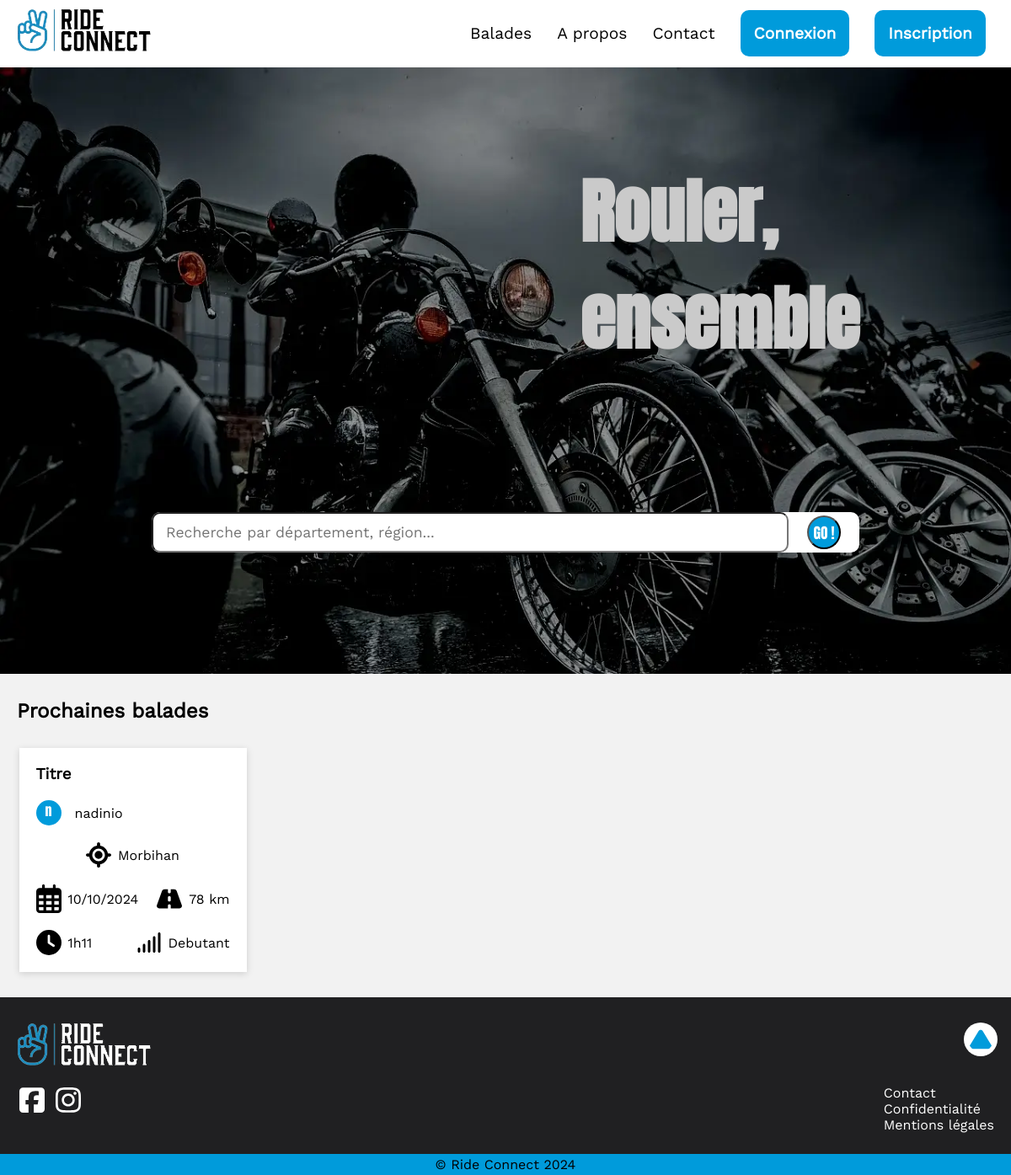
Before: / with the older database file.
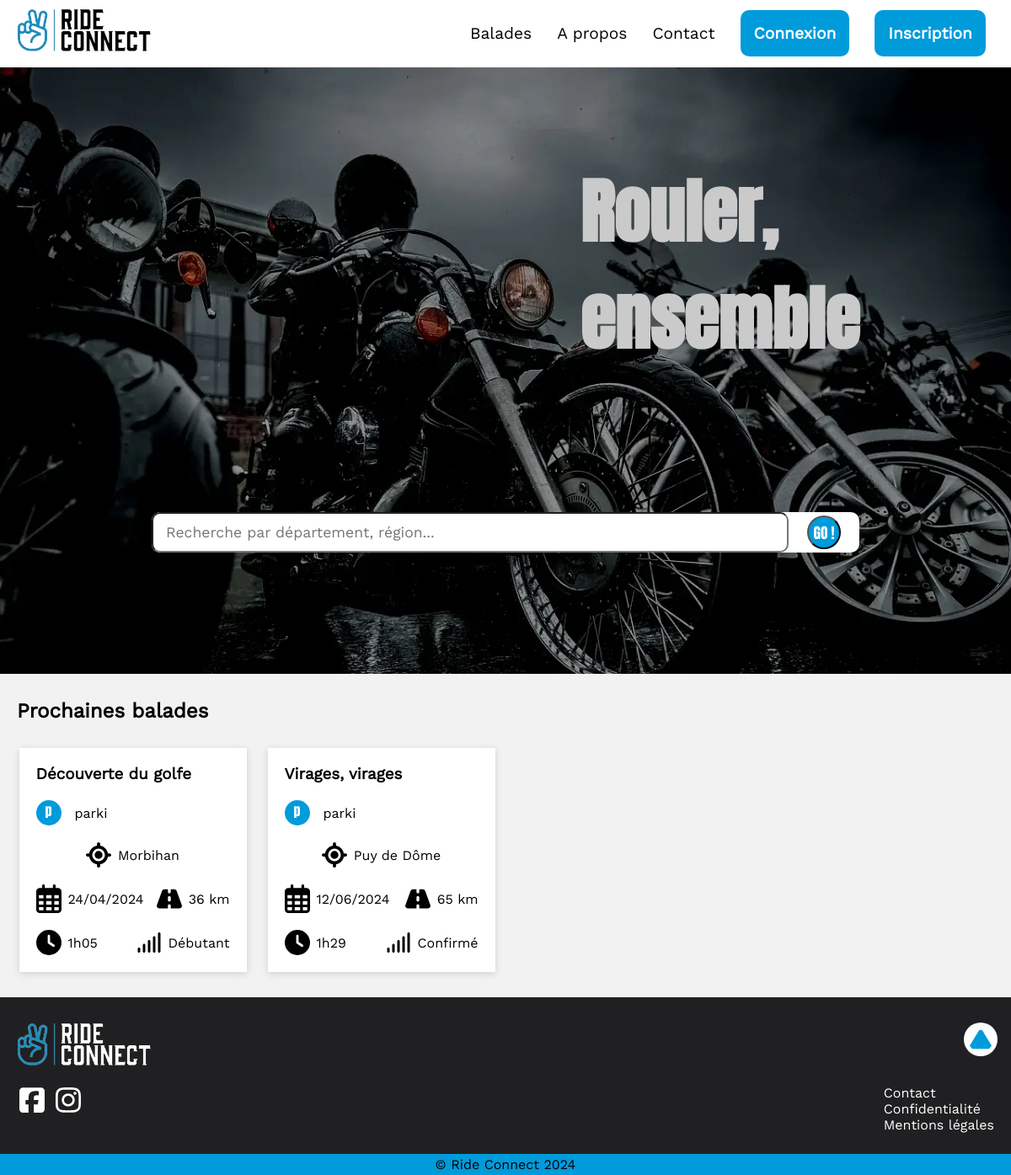
After: the same page with the newer database file.
### tables this page shows
CREATE TABLE `balade` (
  `idBalade` int(11) NOT NULL,
  `title` varchar(30) DEFAULT NULL,
  `date` date NOT NULL,
  `time` time NOT NULL,
  `length` int(11) NOT NULL,
  `duration` decimal(6,2) NOT NULL,
  `difficulty` varchar(20) DEFAULT NULL,
  `partNumber` int(11) NOT NULL,
  `startPoint` varchar(50) DEFAULT NULL,
  `arrival` varchar(50) DEFAULT NULL,
  `department` varchar(50) DEFAULT NULL,
  `region` varchar(50) DEFAULT NULL,
  `meetingPoint` varchar(100) NOT NULL,
  `precisions` text NOT NULL,
  `map` geometry DEFAULT NULL,
  `waypoints` text DEFAULT NULL,
  `idUser` int(11) NOT NULL
);

CREATE TABLE `_user` (
  `idUser` int(11) NOT NULL,
  `email` varchar(50) DEFAULT NULL,
  `password` varchar(200) DEFAULT NULL,
  `pseudo` varchar(15) NOT NULL,
  `name` varchar(50) DEFAULT NULL,
  `firstname` varchar(50) DEFAULT NULL,
  `isAdmin` tinyint(1) DEFAULT 0
);

### app/controllers/homeController.php (called while the page is built, shortened)
<?php
class HomeController extends RidesController {
    public function index() {
        $ridesController = new RidesController;
        $rides = $ridesController->makeRidesList();
        for ($i=0; $i < 3; $i++) {
            if(isset($rides[$i]) && !empty($rides[$i])) {
            $params = ['balade.idUser' => $rides[$i]->idUser];
            $pseudo = $ridesController->getCreatorPseudo($rides[$i], $params);
            }
        }
        include ROOT . "/app/views/home.php";
    }
}
?>

### index.php (called while the page is built, shortened)
<?php
$routage = new routage;
$routage->start();
?>

### app/controllers/ridesController.php (called while the page is built, shortened)
<?php
class RidesController extends RideModel {
    public function makeRidesList() {
        $columns = ['idUser', 'idBalade', 'title', 'department', 'date', 'length', 'duration', 'difficulty'];
        if ($_SERVER['REQUEST_METHOD'] == 'POST') {
            if (isset($_POST['rideSearch']) && !empty($_POST['rideSearch'])) {
                $rides = $this->findAndOrder($columns, ['region' => $_POST['rideSearch'], 'department' => $_POST['rideSearch']], 'OR', 'date', 'ASC');
            }
            elseif (isset($_POST['rideSearch']) && empty($_POST['rideSearch'])) {
                $_SESSION['message'] = "Veuillez renseigner un département ou une région.";
                $rides = $this->findAndOrder($columns, $params = [], "", 'date', 'ASC');
            }
        }
        else {
            $rides = $this->findAndOrder($columns, $params = [], "", 'date', 'ASC');
        }
        return $rides;
    }
}

### app/models/model.php (called while the page is built, shortened)
<?php
class Model extends DbConnector {
    protected $table;
    public function request(string $sql, array $params = null) {
        $this->db = DbConnector::getInstance();
        if ($params !== null) {
            $query = $this->db->prepare($sql);
            $query->execute($params);
            return $query;
        }
        else {
            return $this->db->query($sql);
        }
    }
    public function findAndOrder(array $columns, array $params, $operator, $order, $way) {
        if(!empty($order)) {
            $orderBy = ' ORDER BY '.$order." $way";
        }
        if (empty($columns)) {
            $columnsList = ' * ';
        }
        else {
            $columnsList = implode(', ', $columns);
        }
        $where = '';
        $values = [];
        $result = $this->request('SELECT '.$columnsList.' FROM '.$this->table.$where.$orderBy, $values)->fetchAll();
        return $result;
    }
    public function findSomeWithJoin(array $columns = [], array $joinParams = [], array $params = []) {
        if (empty($columns)) {
            $columnsList = ' * ';
        }
        else {
            $columnsList = implode(', ', $columns);
        }
        $query = 'SELECT '.$columnsList.' FROM ' .$this->table;
        if (!empty($joinParams)) {
            foreach($joinParams as $joinParam) {
                $query .= ' JOIN ' .$joinParam['table'].' ON '.$joinParam['condition'];
            }
        }
        $where = '';
        $values = [];
        if (!empty($params)) {
            $where = ' WHERE ';
            $fields = [];
            foreach($params as $field => $value) {
                $fields[] = "$field = ?";
                $values[] = $value;
            }
            $where .= implode(' AND ', $fields);
        }
        $query .= $where;
        $result = $this->request($query, $values)->fetchAll();
        return $result;
    }
}

### app/models/rideModel.php (called while the page is built, shortened)
<?php
class RideModel extends Model {
    public function __construct() {
        $this->table = 'balade';
    }
    protected function getCreatorPseudo($ride, $params) {
        $columns = ['_user.pseudo'];
        $joinParams = [
            [
            'table' => '_user',
            'condition' => 'balade.idUser = _user.idUser'
            ]
        ];
        return $this->findSomeWithJoin($columns, $joinParams, $params);
    }
}

### app/models/DbConnector.php (called while the page is built, shortened)
<?php
class DbConnector extends PDO {
    private static $instance;
    public function __construct() {
        $dsn = 'mysql:dbname='.$_ENV['DB_NAME'].';host='.$_ENV['DB_HOST'];
    }
    public static function getInstance(): ?self {
        if(self::$instance === null) {
            try {
                self::$instance = new self();
            } catch(PDOException $e) {
                error_log($e->getMessage());
                $_SESSION['error'] = "Cette fonctionnalité est actuellement indisponible. Nos excuses pour la gêne occasionée.";
                return null;
            }
        }
        return self::$instance;
    }
}

### app/views/home.php (the view, shortened to what this page needs)
<?php include ROOT . "/app/views/header.php"; ?>
<main id="homePage">
    <section>
        <div id="welcome">
            <h1>Rouler,<br> ensemble</h1>
            <form action="balades" method="POST">
                <input id="welcomeSearch" type="search" name="rideSearch" placeholder="Recherche par département, région...">
                <input type="submit" id="go" class="particle" value="GO !">
            </form>
        </div>
    </section>
    <section class="rides container">
        <h2>Prochaines balades</h2>
        <div class="rideContainer">
            <?php for ($i=0; $i < 3; $i++) : if (isset($rides[$i]) && !empty($rides[$i])) :?>
                <a class="rideItem" href="balades/<?= $rides[$i]->idBalade ?>">
                <article >
                    <h3><?= $rides[$i]->title?></h3>
                    <div class="flex">
                        <p class="particle"><?= substr($pseudo[$i]->pseudo, 0, 1) ?></p>
                        <p><?= $pseudo[$i]->pseudo?></p>
                    </div>
                    <div class="flex location">
                        <img src="public/images/icons/location.svg" alt="Croix de localisation">
                        <p><?= $rides[$i]->department ?></p>
                    </div>
                    <div class="flexSpace">
                        <div class="flex">
                            <img src="public/images/icons/calendar.svg" alt="Calendrier">
                            <p><?= date("d/m/Y", strtotime($rides[$i]->date)) ?></p>
                        </div>
                        <div class="flex">
                            <img src="public/images/icons/road.svg" alt="Route">
                            <p><?= $rides[$i]->length ?> km</p>
                        </div>
                    </div>
                    <div class="flexSpace">
                        <div class="flex">
                            <img src="public/images/icons/clock.svg" alt="Horloge">
                            <p>
                                <?php
                                if((($rides[$i]->duration)/60) < 1) {
                                    echo (round(($rides[$i]->duration)%60).' min');
                                }
                                else {
                                    echo (floor(($rides[$i]->duration)/60).'h'.sprintf('%02d', (round(($rides[$i]->duration)%60)))) ;
                                }
                                ?>
                            </p>
                        </div>
                        <div class="flex">
                            <img src="public/images/icons/level.svg" alt="Barres indiquant différents niveaux">
                            <p><?= ucfirst($rides[$i]->difficulty) ?></p>
                        </div>
                    </div>
                </article>
                </a>
            <?php endif ?>
            <?php endfor ?>
        </div>
    </section>
</main>
<?php include ROOT . "/app/views/footer.php"; ?>

### app/core/routage.php (shortened to what this page needs)
<?php
    class Routage {
        public function start() {
            $params = explode('/', $_GET['p']);
            switch($params[0]) {
                case '':
                case '/':
                case 'accueil':
                    $route = new HomeController;
                    $route->index();
                    break;
            }
        }
    }
?>

### app/views/header.php (shortened to what this page needs)
<!DOCTYPE html>
<html lang="fr">
<head>
    <link rel="stylesheet" href="public/styles/style.css">
    <link rel="stylesheet" href="api/style/leaflet.css">
    <link rel="stylesheet" href="https://unpkg.com/leaflet-draw/dist/leaflet.draw.css" />
</head>
<body>
    <header>
        <a href="accueil"><img class="logo" src="public/images/logo2.webp" alt="Logo Ride Connect"></a>
        <nav id="principalMenu">
            <ul id="menuLinks">
                <li><a href="balades">Balades</a></li>
                <li><a href="#">A propos</a></li>
                <li><a href="contact">Contact</a></li>
                <?php if (isset($_SESSION['user']) && !empty($_SESSION['user']['idUser'])) : ?>
                    <li><a href="profil" id="profileLink">
                        <img src="public/images/icons/user.svg" alt="icone de profil">
                        <?= $_SESSION['user']['pseudo'] ?>
                    </a></li>
                    <?php if ($_SESSION['user']['isAdmin'] === 1) : ?>
                        <li><a class="button" href="administration">Administration</a></li>
                    <?php endif; ?>
                    <li><a class="button" href="logout">Déconnexion</a></li>
                <?php else : ?>
                    <li><a class="button" href="connexion">Connexion</a></li>
                    <li><a class="button" href="inscription">Inscription</a></li>
                <?php endif; ?>
            </ul>
        </nav>
    </header>

### app/views/footer.php
<footer>
    <div id="upFooter">
        <div id="leftFooter">
            <a href="accueil"><img class="logo" src="public/images/logo-white.webp" alt="logo Ride Connect"></a>
            <div id="ntw">
                <a href="https://www.facebook.com/" target="blank" rel="nofollow"><img src="public/images/icons/facebook.svg" alt="logo facebook"></a>
                <a href="https://www.instagram.com/" target="blank" rel="nofollow"><img src="public/images/icons/instagram.svg" alt="logo instagram"></a>
            </div>
        </div>
        <div id="rightFooter">
            <a id="scrollTopBtn" href="#"><img src="public/images/icons/arrow-up.svg" alt="fleche de remontée d'écran"></a>
            <ul>
                <li><a href="contact">Contact</a></li>
                <li><a href="#">Confidentialité</a></li>
                <li><a href="#">Mentions légales</a></li>
            </ul>
        </div>
    </div>
    <p id="copyright">&copy; Ride Connect 2024</p>
</footer>

### public/styles/style.css (style rules this page uses)
* { margin: 0; padding: 0; }
body, html { font-size: 1rem; }
body { font-family: "Work Sans"; background-color: #F2F2F2; }
header { min-height: 10vh; }
main { min-height: 70vh; padding-top: 10vh; }
footer { min-height: 20vh; }
h1 { font-family: "Anton"; }
ul { list-style: none; }
a { text-decoration: none; color: black; }
.logo { width: 200px; height: -moz-fit-content; height: fit-content; }
.container { max-width: 1400px; margin: 0 auto; }
.button { background-color: #009BDB; color: white; font-family: "Work Sans"; font-weight: 800; padding: 16px; border-radius: 10px; box-shadow: none; }
.particle { background-color: #009BDB; color: white; font-family: "Anton"; border-radius: 50%; width: 30px; height: 30px; text-align: center; }
.rides .rideContainer { display: flex; flex-direction: column; align-items: center; margin-left: 20px; margin-right: 20px; }
.rides .rideContainer .rideItem { width: 300px; background-color: white; box-shadow: rgba(0, 0, 0, 0.15) 0px 2px 8px 0px; margin-top: 16px; padding: 20px; }
.rides .rideContainer .rideItem .particle { margin-right: 16px; }
.rides .rideContainer .rideItem .flex { margin-top: 20px; align-items: center; }
.rides .rideContainer .rideItem .location { justify-content: center; }
.rides .rideContainer .rideItem img { width: 30px; margin-right: 8px; }
@media screen and (min-width: 576px) { .rides .rideContainer { display: grid; grid-template-columns: repeat(2, 1fr); grid-gap: 20px; } }
@media screen and (min-width: 576px) { .rides .rideContainer .rideItem { width: 230px; margin: 30px auto; } }
@media screen and (min-width: 1200px) { .rides .rideContainer { grid-template-columns: repeat(4, 1fr); } }
@media screen and (min-width: 1200px) { .rides .rideContainer .rideItem { width: 230px; } }
.flex { display: flex; }
.flexSpace { display: flex; justify-content: space-between; }
input { font-family: "Work Sans"; font-size: 1.1rem; }
header { display: flex; justify-content: space-between; align-items: center; background-color: white; position: fixed; z-index: 1000; width: 100%; }
header #menuLinks { position: fixed; z-index: 1000; right: -100%; overflow: hidden; transition: right 0.3s ease-out; width: 100vw; padding: 0; line-height: 4; text-align: center; background-color: white; }
header #menuLinks li a { font-size: 1.2rem; }
header #menuLinks li a:not(.button) { color: black; }
#homePage #welcome { position: relative; background-image: url("../images/photo-accueil-sombre.webp"); background-size: cover; background-position: top center; height: 90vh; }
#homePage #welcome h1 { position: absolute; top: 15%; right: 15%; font-family: "Anton"; color: #CACACA; font-size: 7vw; }
#homePage #welcome form { display: flex; width: 70%; position: absolute; bottom: 20%; left: 15%; border-radius: 10px; background-color: white; }
#homePage #welcome form #welcomeSearch { width: 90%; height: 6vh; border-radius: 10px; padding-left: 15px; }
#homePage #welcome form #go { margin: auto; width: 40px; height: 40px; cursor: pointer; }
#homePage .rides h2 { margin-left: 20px; margin-top: 30px; }
footer { background-color: #202022; }
footer #upFooter { display: flex; justify-content: space-between; padding: 25px 0; }
footer #upFooter #ntw { margin-left: 15px; margin-top: 10px; }
footer #upFooter #ntw img { width: 30px; margin-left: 8px; }
footer #upFooter #rightFooter img { width: 30px; height: 30px; rotate: -90deg; background-color: white; padding: 5px; border-radius: 50px; margin-left: 95px; margin-top: 5px; }
footer #upFooter #rightFooter ul { padding-left: 0; margin-right: 20px; margin-top: 30px; }
footer #upFooter #rightFooter ul li a { color: white; }
footer #copyright { text-align: center; background-color: #009BDB; padding: 3px 0; }
@media screen and (min-width: 992px) { header #menuLinks { position: unset; right: 0; width: 100%; display: flex; } }
@media screen and (min-width: 992px) { header #menuLinks li { margin-right: 30px; } }
@media screen and (min-width: 992px) { #welcome h1 { font-size: 5vw; } }
@media screen and (min-width: 992px) { #welcome #welcomeSearch { height: 7vh; } }

Changed rows visible on the page:
removed balade: title "Titre", idUser.pseudo "n", idUser.pseudo "nadinio", department "Morbihan", date "10/10/2024", length "78", floor(($rides[$i]->duration)/60) "1", ($rides[$i]->duration)%60 "11", difficulty "Debutant"
added balade: title "Découverte du golfe", idUser.pseudo "p", idUser.pseudo "parki", department "Morbihan", date "24/04/2024", length "36", floor(($rides[$i]->duration)/60) "1", ($rides[$i]->duration)%60 "05", difficulty "Débutant"
added balade: title "Virages, virages", idUser.pseudo "p", idUser.pseudo "parki", department "Puy de Dôme", date "12/06/2024", length "65", floor(($rides[$i]->duration)/60) "1", ($rides[$i]->duration)%60 "29", difficulty "Confirmé"
